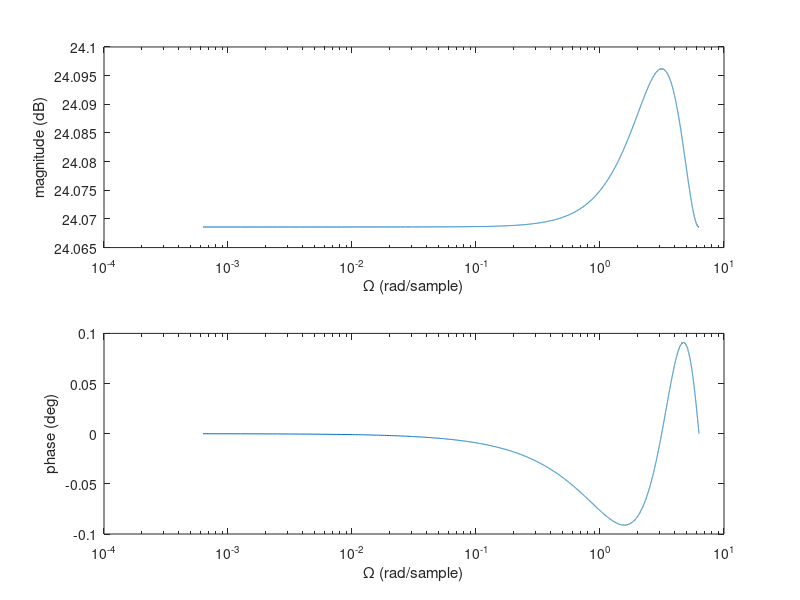
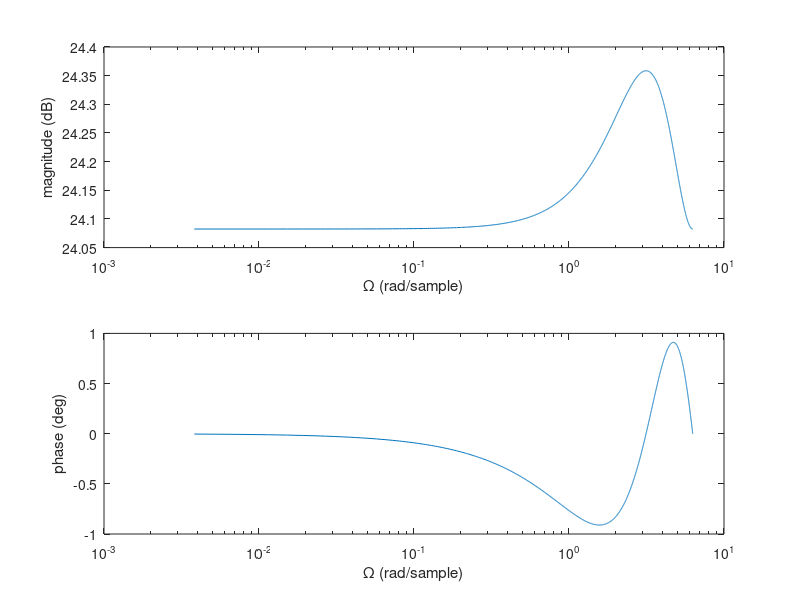
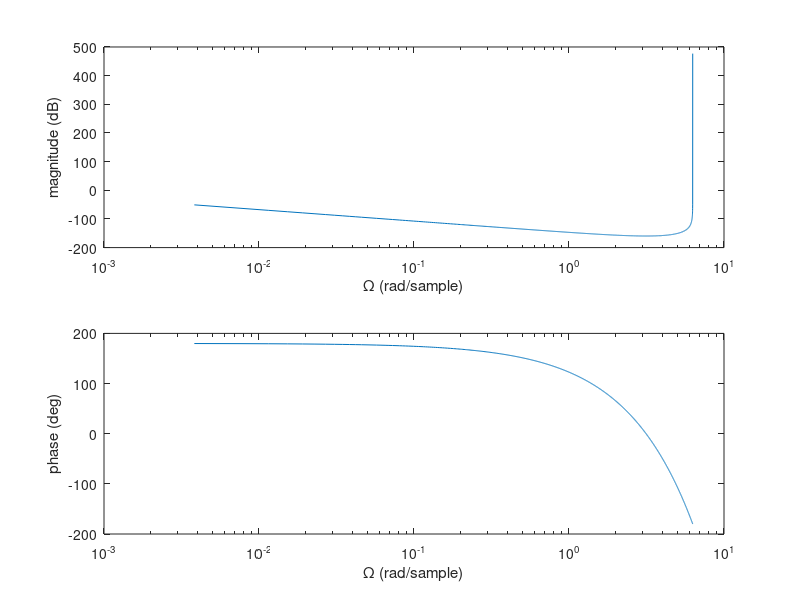

Here is the MATLAB script that generated these plots, in order:
clc;
clear all;
close all;

w = 1643.838;
t = .1;
m = 16.001616040804 * w .^4 


OmegaCont=linspace(0,2*pi,10001); % Omega for cont
OmegaDisc=linspace(0,2*pi,w); % Omega for discrete

% Continuous
s=exp(1i*OmegaCont);
num = m;
den1 = (s.^2 + 0.7654*s*w + 1.0000505* w.^2);
den2 = (s.^2 + 1.8478*s*w + 1.0000505* w.^2);
den = den1 .* den2;
Hc = num ./ den;

% Plot continuous
figure(1)
subplot(211)
semilogx(OmegaCont,20*log10(abs(Hc)))
xlabel('\Omega (rad/sample)')
ylabel('magnitude (dB)')
subplot(212)
semilogx(OmegaCont,angle(Hc)*180/pi)
xlabel('\Omega (rad/sample)')
ylabel('phase (deg)')


% Discrete
z = exp(1i*OmegaDisc);
s = ((z-1)/t);
den1 = (s.^2 + 0.7654*s*w + 1.0000505* w.^2);
den2 = (s.^2 + 1.8478*s*w + 1.0000505* w.^2);
den = den1 .* den2;
Hd = num ./ den;

% Plot Discrete
figure(2)
subplot(211)
semilogx(OmegaDisc,20*log10(abs(Hd)))
xlabel('\Omega (rad/sample)')
ylabel('magnitude (dB)')
subplot(212)
semilogx(OmegaDisc,angle(Hd)*180/pi)
xlabel('\Omega (rad/sample)')
ylabel('phase (deg)')


% Discrete approximation
z = exp(1i*OmegaDisc);
num = (t.^4) * m;
den1 = (z.^2 + 339828979.15625*z - 339828980.15625); % 36 bits, 6 f
den2 = (z.^2 + 820831359.265625*z - 820831360.265625); % 37 bits, 6 f
den = den1 .* den2;
Hda = num ./ den;

% Plot discrete approximation
figure(3)
subplot(211)
semilogx(OmegaDisc,20*log10(abs(Hda)))
xlabel('\Omega (rad/sample)')
ylabel('magnitude (dB)')
subplot(212)
semilogx(OmegaDisc,angle(Hda)*180/pi)
xlabel('\Omega (rad/sample)')
ylabel('phase (deg)')
